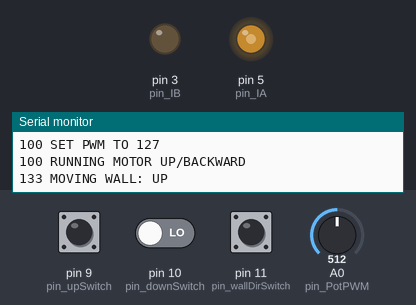
Bench run of a sketch on a simulated Arduino Uno, built with avr-gcc and run on an emulated ATmega328P. Shown: output pins drawn as LEDs (lit = HIGH), the last lines printed to the serial monitor. The test bench sets the inputs (shaded band); at power-on: pin 9 (pin_upSwitch) LOW, pin 11 (pin_wallDirSwitch) HIGH, pin 10 (pin_downSwitch) LOW, A0 (pin_PotPWM) = 512.

Above: at 1.3 s.
1.4 s: pin 9 (pin_upSwitch) pulled HIGH for 0.15 s
At 2.7 s:
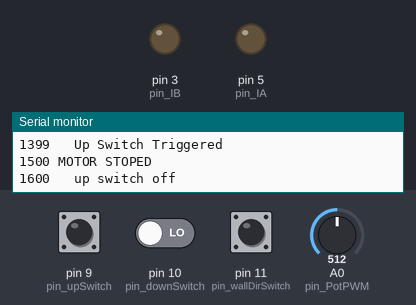
3.0 s: pin 11 (pin_wallDirSwitch) pulled LOW for 0.15 s
At 3.07 s:
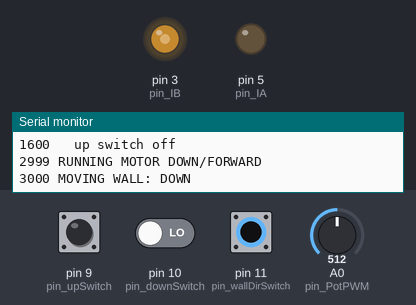
6.2 s: pin 9 (pin_upSwitch) pulled HIGH for 1 s
At 7.6 s:
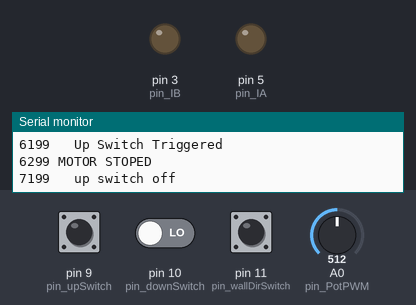
8.7 s: pin 11 (pin_wallDirSwitch) pulled LOW for 1 s
At 10.2 s:
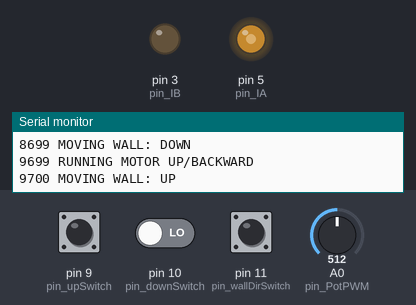
11.2 s: pin 10 (pin_downSwitch) driven HIGH and pin 11 (pin_wallDirSwitch) driven LOW
At 12.1 s:
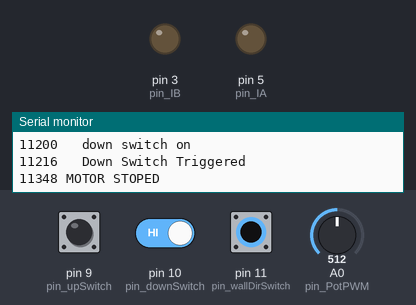
Timing chart, 0 to 13.8 s (numbered marks = the images above; inputs shaded):
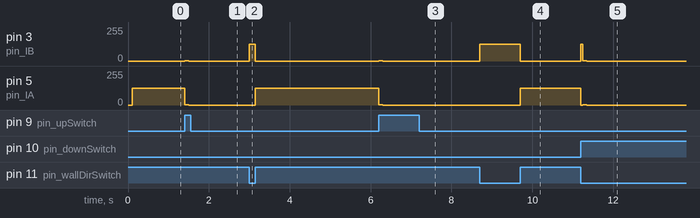

The sketch:

Maze_Wall_Module_Test.ino
```cpp
// Settings
bool DO_AUTO = false; // Set true to automatically move wall up/down repeatedly

// Specify output pins
const int pin_IA = 5; // run forward HIGH; backward LOW TEMP(3)
const int pin_IB = 3; // run forward LOW; backward HIGH TEMP(5)

// Specify input pins
const int pin_upSwitch = 9; // Upper limit switch
const int pin_downSwitch = 10; // Lower limit switch
const int pin_wallDirSwitch = 11; // Move wall up down [closed, open]
const int pin_motPowSwitch = 13; // Power motor
const int pin_PotPWM = A0; // Analog pin for pot reading

// Declare vars
int dirSwitchState = 1; // [0,1] [down, up]
int moveState = 0; // [0,1] [down, up]
int runState = 0; // [0,1] [off, on]
int pwmFreq = 150; // [0.256]
bool upSwitchState = 0; // [0,1] [inactive, active]
bool downSwitchState = 0; // [0,1] [inactive, active]

// FUNTION setup()
void setup() {

	// Serial setup
	Serial.begin(9600);
	delay(100);
	Serial.println();

	// Set output pins
	pinMode(pin_IA, OUTPUT);
	pinMode(pin_IB, OUTPUT);

	// Set input pins
	pinMode(pin_upSwitch, INPUT);
	pinMode(pin_downSwitch, INPUT);
	pinMode(pin_motPowSwitch, INPUT);
	pinMode(pin_PotPWM, INPUT);

	// Get initial switch state
	upSwitchState = digitalRead(pin_upSwitch);
	downSwitchState = digitalRead(pin_downSwitch);

	// Setup finished
	Serial.println("SETUP DONE");
}

// FUNTION loop()
void loop() {

	// Check PWM input
	CheckInputPWM();

	// Check move switch
	CheckMoveSwitch();

	// Check upper switch
	CheckLimitSwitch();

}

// FUNCTION GET NEW PWM
void CheckInputPWM() {

	// Local vars
	static int pwm_new = 0;
	int sensor_val = 0;

	// Get sensor value and convirt range from [0, 1023] to [0, 255]
	sensor_val = analogRead(pin_PotPWM);
	pwm_new = (int)((float)sensor_val * (255.00 / 1023.00));

	// Bail if difference in value not > 5
	if (abs(pwmFreq - pwm_new) < 5) {
		return;
	}

	// Update pwm
	MoveWall(moveState);

	// Store value
	pwmFreq = pwm_new;

	// Print new pwm
	Serial.print(millis());
	Serial.print(" SET PWM TO ");
	Serial.println(pwmFreq);

}

// FUNCTION CHECK MOVE SWITCH
void CheckMoveSwitch() {

	// Local vars
	const int dt_debounce = 100;
	static uint32_t t_debounce = 0;

	// Exit if < dt has not passed
	if (millis() < t_debounce) return;

	// Get switch state if not doing automatic up down
	if (!DO_AUTO) dirSwitchState = digitalRead(pin_wallDirSwitch);

	// Bail if no change
	if (dirSwitchState == moveState) return;

	// Update move state
	moveState = dirSwitchState;

	// Move wall down or up
	MoveWall(moveState);

	// Print state
	switch (moveState)
	{
	case 0:
		PrintMessage("MOVING WALL: DOWN");
		break;
	case 1:
		PrintMessage("MOVING WALL: UP");
		break;
	default:
		break;
	}

	// Update debounce
	t_debounce = millis() + dt_debounce;

}

// FUNCTION CHECK LIMIT SWITCHES
void CheckLimitSwitch() {

	// Local vars
	const int dt_debounce = 100;
	static uint32_t t_debounce = 0;

	// Exit if < dt has not passed
	if (millis() < t_debounce) return;

	// Get both switch states
	bool up_switch_state = digitalRead(pin_upSwitch);
	bool down_switch_state = digitalRead(pin_downSwitch);

	// Print change
	upSwitchState != up_switch_state ? up_switch_state ? PrintMessage("	up switch on") : PrintMessage("	up switch off") : void();
	downSwitchState != down_switch_state ? down_switch_state ? PrintMessage("	down switch on") : PrintMessage("	down switch off") : void();

	// Update flags
	upSwitchState = up_switch_state;
	downSwitchState = down_switch_state;

	// Bail if not running
	if (runState == 0) return;

	// Get switch state
	bool swtch_state = moveState == 0 ? down_switch_state : up_switch_state;

	// Bail if nothing triggered
	if (swtch_state == 0) return;

	// Print message
	PrintMessage(moveState == 0 ? "	Down Switch Triggered" : "	Up Switch Triggered");

	// Stop wall
	StopWall();

	// Set to opposite direction
	if (DO_AUTO) {
		static int c_run = 0; c_run++;
		dirSwitchState = dirSwitchState == 0 ? 1 : 0;
		Serial.println(c_run);
	}

	// Update debounce
	t_debounce = millis() + dt_debounce;
}

// FUNTION MOVE WALL
void MoveWall(int move_state) {

	// Move down/forward
	if (move_state == 0) {
		analogWrite(pin_IA, 0);
		analogWrite(pin_IB, pwmFreq);
		PrintMessage("RUNNING MOTOR DOWN/FORWARD");
	}
	// Move up/backward
	if (move_state == 1) {
		analogWrite(pin_IA, pwmFreq);
		analogWrite(pin_IB, 0);
		PrintMessage("RUNNING MOTOR UP/BACKWARD");
	}

	// Update state
	runState = 1;

}

// FUNTION STOP WALL
void StopWall() {

	// Set pin
	analogWrite(pin_IA, 1);
	analogWrite(pin_IB, 1);
	delay(100);
	analogWrite(pin_IA, 0);
	analogWrite(pin_IB, 0);

	// Update state
	runState = 0;

	// Print
	PrintMessage("MOTOR STOPED");
}

// FUNCTION PRINT MESSAGE
void PrintMessage(char* p_msg) {
	// Dont print if running auto
	if (DO_AUTO) return;

	// Print time
	Serial.print(millis());
	Serial.print(" ");
	Serial.println(p_msg);

}
```

Measured:
- after the input at 1.4 s, pin 3 (pin_IB): 0/255 → 1/255 at once, → 0/255 0.10 s later; pin 5 (pin_IA): 127/255 → 1/255 at once, → 0/255 0.10 s later
- after the input at 3.0 s, pin 3 (pin_IB): 0/255 → 127/255 at once, → 0/255 0.15 s later; pin 5 (pin_IA): 0/255 → 127/255 after 0.15 s
- after the input at 6.2 s, pin 3 (pin_IB): 0/255 → 1/255 at once, → 0/255 0.10 s later; pin 5 (pin_IA): 127/255 → 1/255 at once, → 0/255 0.10 s later
- after the input at 8.7 s, pin 3 (pin_IB): 0/255 → 127/255 at once, → 0/255 1.0 s later; pin 5 (pin_IA): 0/255 → 127/255 after 1.0 s
- after the input at 11.2 s, pin 3 (pin_IB): 0/255 → 1/255 at once, → 0/255 0.15 s later; pin 5 (pin_IA): 127/255 → 1/255 at once, → 0/255 0.15 s later
